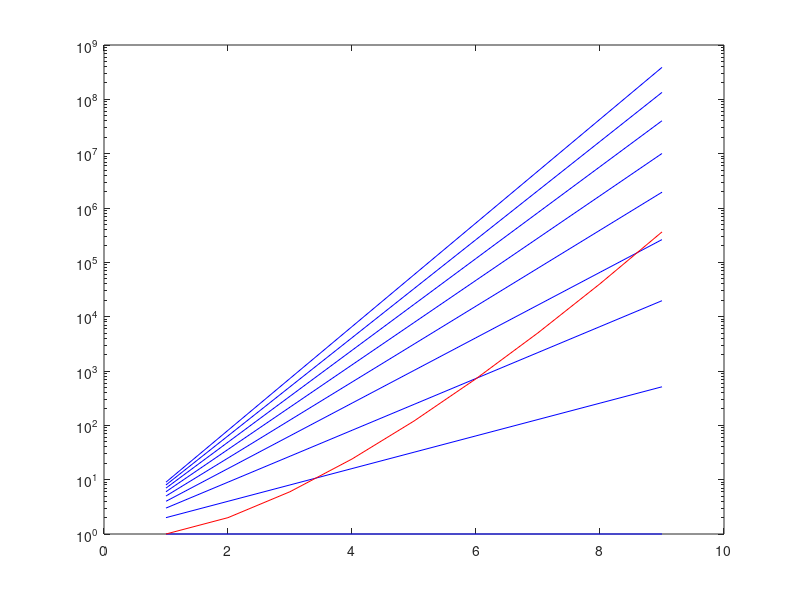

Write MATLAB code to recreate this figure.
% 2.1 线性定常齐次状态方程的解(自由解)
%
% dx = A * x
% 的解为
% x = expm(A*t) * x0
% x = expm(A*(t-t0)) * x_t0
% 其中 A 为 状态矩阵 或 系统矩阵
%      expm(A*t) 为 状态转移矩阵 或 矩阵指数函数

%% ====== expm(A*t) 的原始定义 ======
% expAt = I + A*t + (1/2 * A^2 * t^2) + ... + (1/k! * A^k * t^k) + ...
% 
model_order=4;
A =rand(model_order);

item_N = 5;
for t = [10,1,0.1]
    expAt = expm(A*t);

    expAt_1 = eye(model_order);
    expAt_2 = eye(model_order);
    for k=1:item_N
        expAt_1 = expAt_1 + A^k*t^k/factorial(k);
        expAt_2 = expAt_2 + (A*t)^k/factorial(k);
    end

    A_cell=arrayfun(@(k) A^k*t^k/factorial(k),0:item_N,'UniformOutput',false);
    expAt_3 = sum(cat(3,A_cell{:}),3);

    a = arrayfun(@(k) A^k,0:item_N,'UniformOutput',false);
    a_pow = cat(3,a{:});
    a_pow2 = reshape(ctrb(A,eye(model_order)),4,4,[]);
    c_cof = reshape(t.^(0:item_N)./factorial(0:item_N),1,1,[]);
    expAt_4 = sum(a_pow.*c_cof,3); 

    a = t.^(0:item_N)./factorial(0:item_N);
    expAt_5 = polyvalm(a(end:-1:1),A);

    res = cat(3,expAt,expAt_1,expAt_2,expAt_3,expAt_4,expAt_5);
    var(res,0,3)
    
    disp('[expAt   expAt_1] =')
    disp([expAt,expAt_1])
    disp('[t   error] =')
    disp([t, norm(expAt_1-expAt)])
end
%%
% 衰减不尽人意
N = 9;
exp_growth = (1:N)'.^(1:N);
fac_growth = factorial(1:N);
semilogy(exp_growth','b');
hold on
semilogy(fac_growth,'r');

%% ================================
N = 4;
A = rand(N);
t = 2; % t1 + t2 = 2
%% ====== 性质一 时间组合性 ======
x1 = expm(A*2);
x2 = expm(A*1.3)*expm(A*0.7);
x3 = expm(A*0.7)*expm(A*1.3);
x4 = expm(A*2.4)*expm(A*-.4);
x5 = expm(A*-1.5)*expm(A*3.5);
x6 = expm(A*0.5)*expm(A*0.5)*expm(A*0.5)*expm(A*0.5);
[x1(:),x2(:),x3(:),x4(:),x5(:)]

%% ====== 性质二 零时不变性  ======
x6 = expm(A*2)*expm(A*0);
isequal(expm(A*0),eye(N)) 

%% ====== 性质三 可逆性  ======
x7 = expm(A*2)*expm(A*-1.9)*expm(A*1.9);
isequal(expm(A*-1.9)*expm(A*1.9),eye(N)) 

%% ====== 性质四 expm(A) 和 A 的可交换性  ======
% 可以根据原始计算式看出来
% expm(A) 原始计算式中的每一项都是 A阵的幂级数形式
% 即原始计算式中的每一项都和 A阵的幂级数可交换
t = rand;
norm(expm(A*t)*A^3-A^3*expm(A*t))
% expm(A) 原始计算式中的每一项都是 
% A阵的幂级数 和 e的泰勒展开的某项的乘积
% A的幂级数中不含t,
% 求导时只需对 含有t的 e的泰勒展开项 进行求导
% 而 e的泰勒展开项 求导后还是 e的泰勒展开项 
% 所以有 d(expm(A*t)) = A*expm(A*t) = expm(A*t)*A

%% ====== 性质五 可交换矩阵组合性  ======
% expm(A*1.3) 和 expm(A*0.7) 可交换
x2 = expm(A*1.3)*expm(A*0.7);
x3 = expm(A*0.7)*expm(A*1.3);
norm(x2-x3)
% A*k1 和 A*k2 显然可交换
% expm(A*k1) 和 expm(A*k2) 可交换
% 仅当 A,B可交换(AB=BA)时 expm(A*t)*expm(B*t) = expm((A+B)*t)
x6 = expm(A*0.5)*expm(A*0.5)*expm(A*0.5)*expm(A*0.5);
x7 = expm(A*1)*expm(A*0.5)*expm(A*0.5);
x8 = expm(A*1.5)*expm(A*0.5);
x1 = expm(A*2);

%% ====== 性质六  ======
% expm(A*t)^k == expm(A*t*k)
x1 = expm(A*2);
x6 = expm(A*0.5)*expm(A*0.5)*expm(A*0.5)*expm(A*0.5);
norm(x1-x6)

%% ====== 性质七  ======
% 相似矩阵
% P 为非奇异矩阵
% dx = A * x 的解 expm(A*t)
% inv(P)*dx = inv(P)*A*P*inv(P)*x 即
% dx_ = inv(P)*A*P*x_ 的解 expm(inv(P)*A*P*t)
% 满足关系 inv(P)*expm(A*t)*P = expm(inv(P)*A*P*t)
t=2;
P=rand(N);
y1 = expm(inv(P)*A*P*t);
y2 = inv(P)*expm(A*t)*P;
norm(y1-y2)
